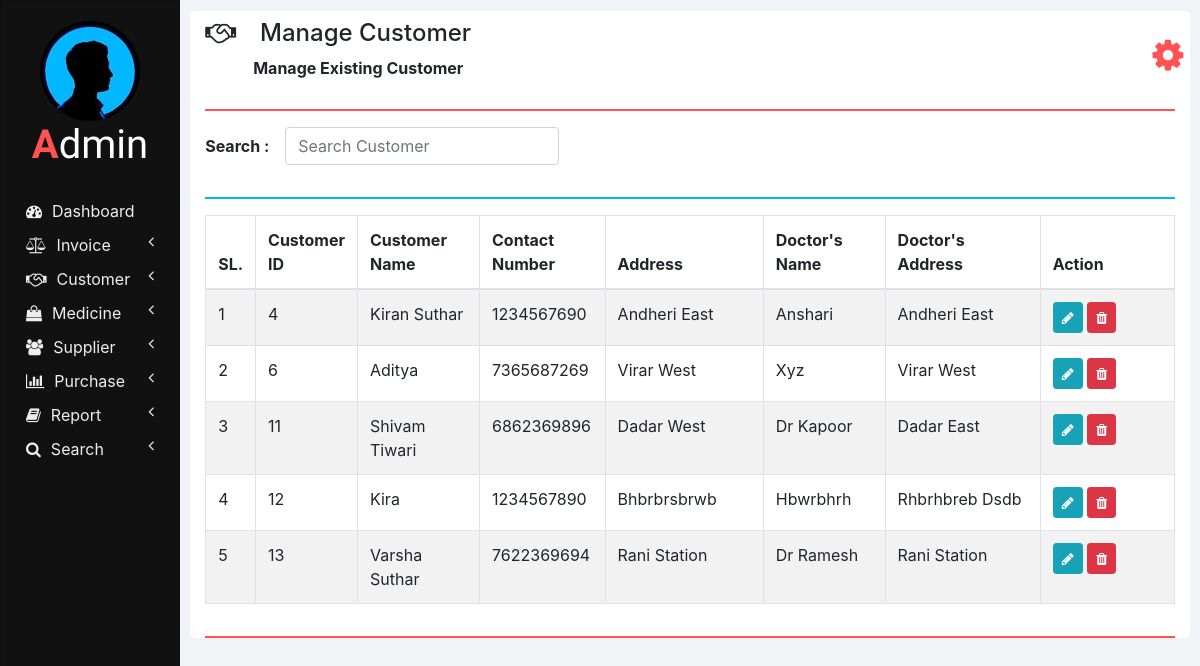
/manage_customer.php, run on an earlier commit of the app's database.
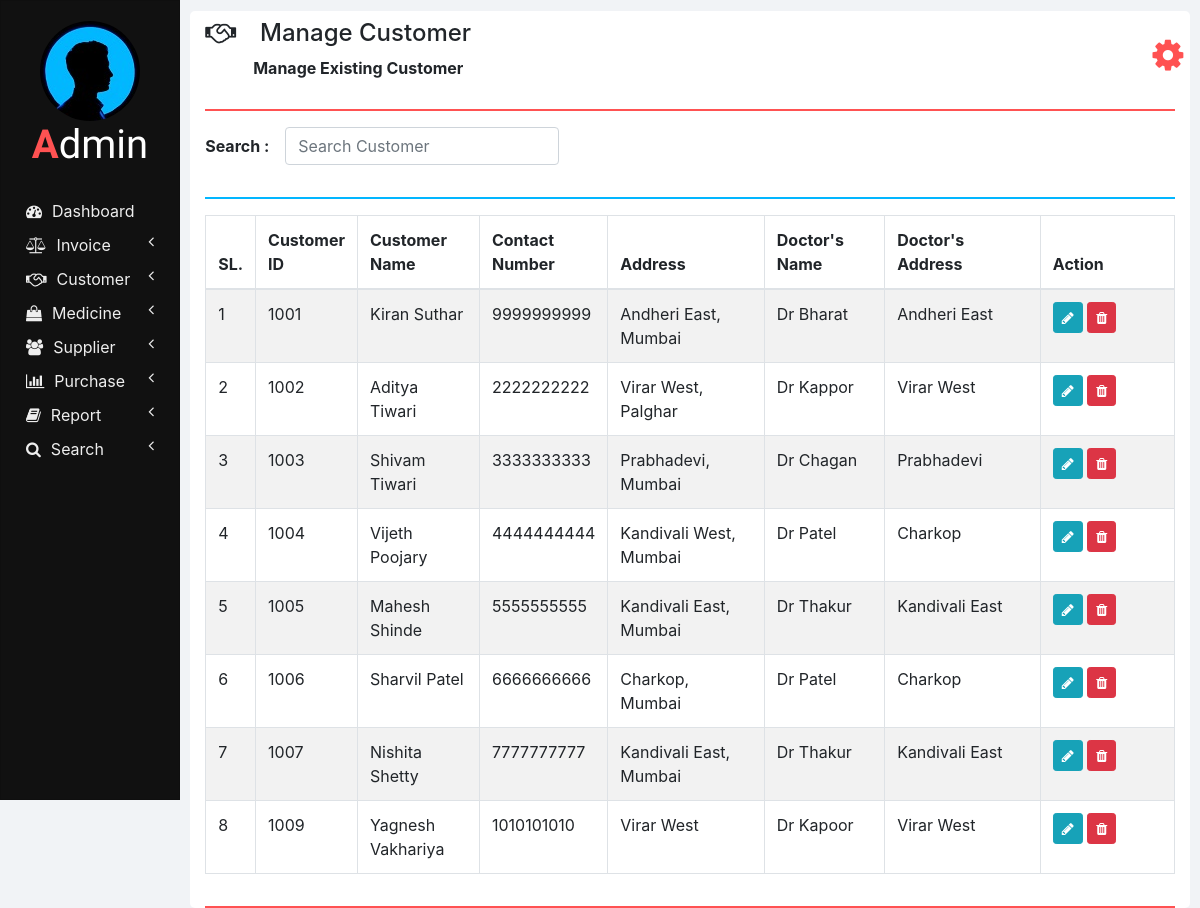
And on a later commit of the database.
### tables this page shows
CREATE TABLE `customers` (
  `ID` int(11) NOT NULL,
  `NAME` varchar(20) NOT NULL,
  `CONTACT_NUMBER` varchar(10) NOT NULL,
  `ADDRESS` varchar(100) NOT NULL,
  `DOCTOR_NAME` varchar(20) NOT NULL,
  `DOCTOR_ADDRESS` varchar(100) NOT NULL
);

### php/manage_customer.php (the view, shortened to what this page needs)
<?php
  function showCustomers($id) {
    require "db_connection.php";
    if($con) {
      $seq_no = 0;
      $query = "SELECT * FROM customers";
      $result = mysqli_query($con, $query);
      while($row = mysqli_fetch_array($result)) {
        $seq_no++;
        if($row['ID'] == $id)
          showEditOptionsRow($seq_no, $row);
        else
          showCustomerRow($seq_no, $row);
      }
    }
  }
  function showCustomerRow($seq_no, $row) {
    ?>
    <tr>
      <td><?php echo $seq_no; ?></td>
      <td><?php echo $row['ID'] ?></td>
      <td><?php echo $row['NAME']; ?></td>
      <td><?php echo $row['CONTACT_NUMBER']; ?></td>
      <td><?php echo $row['ADDRESS']; ?></td>
      <td><?php echo $row['DOCTOR_NAME']; ?></td>
      <td><?php echo $row['DOCTOR_ADDRESS']; ?></td>
      <td>
        <button href="" class="btn btn-info btn-sm" onclick="editCustomer(<?php echo $row['ID']; ?>);">
          <i class="fa fa-pencil"></i>
        </button>
        <button class="btn btn-danger btn-sm" onclick="deleteCustomer(<?php echo $row['ID']; ?>);">
          <i class="fa fa-trash"></i>
        </button>
      </td>
    </tr>
    <?php
  }
  ?>

### manage_customer.php (shortened to what this page needs)
<!DOCTYPE html>
<html lang="en" dir="ltr">
  <head>
    <link rel="stylesheet" href="bootstrap/css/bootstrap.min.css">
    <link rel="stylesheet" href="https://use.fontawesome.com/releases/v5.3.1/css/all.css">
    <link rel="stylesheet" href="https://cdnjs.cloudflare.com/ajax/libs/font-awesome/4.7.0/css/font-awesome.min.css">
    <link rel="stylesheet" href="css/sidenav.css">
    <link rel="stylesheet" href="css/home.css">
  </head>
  <body style="max-height: 100%;">
    <div class="container-fluid">
      <div class="container">
        <?php
          require "php/header.php";
          createHeader('handshake', 'Manage Customer', 'Manage Existing Customer');
        ?>
        <div class="row">
          <div class="col-md-12 form-group form-inline">
            <label class="font-weight-bold" for="">Search :&emsp;</label>
            <input type="text" class="form-control" id="" placeholder="Search Customer" onkeyup="searchCustomer(this.value);">
          </div>
          <div class="col col-md-12">
            <hr class="col-md-12" style="padding: 0px; border-top: 2px solid  #02b6ff;">
          </div>
          <div class="col col-md-12 table-responsive">
            <div class="table-responsive">
            	<table class="table table-bordered table-striped table-hover">
            		<thead>
            			<tr>
            				<th style="width: 2%;">SL.</th>
                    <th style="width: 10%;">Customer ID</th>
            				<th style="width: 13%;">Customer Name</th>
                    <th style="width: 13%;">Contact Number</th>
                    <th style="width: 17%;">Address</th>
                    <th style="width: 13%;">Doctor's Name</th>
                    <th style="width: 17%;">Doctor's Address</th>
                    <th style="width: 15%;">Action</th>
            			</tr>
            		</thead>
            		<tbody id="customers_div">
                  <?php
                    require 'php/manage_customer.php';
                    showCustomers(0);
                  ?>
            		</tbody>
            	</table>
            </div>
          </div>
        </div>
        <hr style="border-top: 2px solid #ff5252;">
      </div>
    </div>
  </body>
</html>

### php/header.php
<?php
  function createHeader($icon, $heading, $sub_heading) {
    echo '
    <section class="row content-header">
      <div class="header-title col-md-11">
        <p class="h4 pt-2"><i class="fa fa-'.$icon.'"></i>&emsp;'.$heading.'</p>
        &emsp;&emsp;&emsp;<small class="font-weight-bold h6">'.$sub_heading.'</small>
      </div>
      <div class="col-md-1 user_options">
        <button class="col col-md-1 m-3" onclick="showOptions();">
          <i class="fa fa-gear"></i>
        </button>
        <div id="mark"><i class="fa fa-play fa-rotate-270"></i></div>
        <ul id="options" class="options list-unstyled" style="display: none;">
          <li>
            <a href="my_profile.php"><i class="fa fa-user"></i><span>My Profile</span></a>
          </li>
          <li>
            <a href="change_password.php"><i class="fa fa-edit"></i><span>Change Password</span></a>
          </li>
          <li>
            <a href="logout.php"><i class="fa fa-key"></i><span>Logout</span></a>
          </li>
        </ul>
      </div>
    </section>
    <hr style="border-top: 2px solid #ff5252;">
    ';
  }
?>

### css/sidenav.css (style rules this page uses)
body { background-color: #f1f3f6; }
.sidenav { width: 15%; height: 100vh; background-color: #222222; position: fixed; z-index: 1; flex: 1 0 auto; }
.card { width: 100%; height: 100%; top: 0; border-radius: 0; background-color: #111111; }
.logo .logo-caption { font-family: 'Poiret One', cursive; color: #ffffff; text-align: center; margin-bottom: 25px; }
.logo .profile { margin-left: 50%; border-radius: 50%; transform: translate(-50%); }
.logo .tweak { color: #ff5252; font-weight: bold; }
.main-menu-item { padding: 5px 5px; cursor: pointer; }
.main-menu-item > a { color: #eeeeee; text-decoration: none; font-size: 16px; }
.main-menu-item > a > span { margin-left: 10px; }

### css/home.css (style rules this page uses)
html, body { height: 100vh; }
.container-fluid { margin-left: 15%; width: 85%; background: #f1f3f6; padding: 1px 0 0 0; flex: 1 0 auto; }
.container { margin: 0; max-width: 98%; margin: 1%; background-color: #ffffff; border-radius: 5px; }
.user_options button { max-width: 50px; max-height: 50px; font-size: 36px; background-color: #ffffff; color: #ff5252; border: none; outline: none; }

What changed in the data, as far as the page shows it:
removed customers: seq_no "1", ID "4", NAME "Kiran Suthar", CONTACT_NUMBER "1234567690", ADDRESS "Andheri East", DOCTOR_NAME "Anshari", DOCTOR_ADDRESS "Andheri East"
removed customers: seq_no "2", ID "6", NAME "Aditya", CONTACT_NUMBER "7365687269", ADDRESS "Virar West", DOCTOR_NAME "Xyz", DOCTOR_ADDRESS "Virar West"
removed customers: seq_no "3", ID "11", NAME "Shivam Tiwari", CONTACT_NUMBER "6862369896", ADDRESS "Dadar West", DOCTOR_NAME "Dr Kapoor", DOCTOR_ADDRESS "Dadar East"
removed customers: seq_no "4", ID "12", NAME "Kira", CONTACT_NUMBER "1234567890", ADDRESS "Bhbrbrsbrwb", DOCTOR_NAME "Hbwrbhrh", DOCTOR_ADDRESS "Rhbrhbreb Dsdb"
removed customers: seq_no "5", ID "13", NAME "Varsha Suthar", CONTACT_NUMBER "7622369694", ADDRESS "Rani Station", DOCTOR_NAME "Dr Ramesh", DOCTOR_ADDRESS "Rani Station"
added customers: seq_no "1", ID "1001", NAME "Kiran Suthar", CONTACT_NUMBER "9999999999", ADDRESS "Andheri East, Mumbai", DOCTOR_NAME "Dr Bharat", DOCTOR_ADDRESS "Andheri East"
added customers: seq_no "2", ID "1002", NAME "Aditya Tiwari", CONTACT_NUMBER "2222222222", ADDRESS "Virar West, Palghar", DOCTOR_NAME "Dr Kappor", DOCTOR_ADDRESS "Virar West"
added customers: seq_no "3", ID "1003", NAME "Shivam Tiwari", CONTACT_NUMBER "3333333333", ADDRESS "Prabhadevi, Mumbai", DOCTOR_NAME "Dr Chagan", DOCTOR_ADDRESS "Prabhadevi"
added customers: seq_no "4", ID "1004", NAME "Vijeth Poojary", CONTACT_NUMBER "4444444444", ADDRESS "Kandivali West, Mumbai", DOCTOR_NAME "Dr Patel", DOCTOR_ADDRESS "Charkop"
added customers: seq_no "5", ID "1005", NAME "Mahesh Shinde", CONTACT_NUMBER "5555555555", ADDRESS "Kandivali East, Mumbai", DOCTOR_NAME "Dr Thakur", DOCTOR_ADDRESS "Kandivali East"
added customers: seq_no "6", ID "1006", NAME "Sharvil Patel", CONTACT_NUMBER "6666666666", ADDRESS "Charkop, Mumbai", DOCTOR_NAME "Dr Patel", DOCTOR_ADDRESS "Charkop"
added customers: seq_no "7", ID "1007", NAME "Nishita Shetty", CONTACT_NUMBER "7777777777", ADDRESS "Kandivali East, Mumbai", DOCTOR_NAME "Dr Thakur", DOCTOR_ADDRESS "Kandivali East"
added customers: seq_no "8", ID "1009", NAME "Yagnesh Vakhariya", CONTACT_NUMBER "1010101010", ADDRESS "Virar West", DOCTOR_NAME "Dr Kapoor", DOCTOR_ADDRESS "Virar West"
